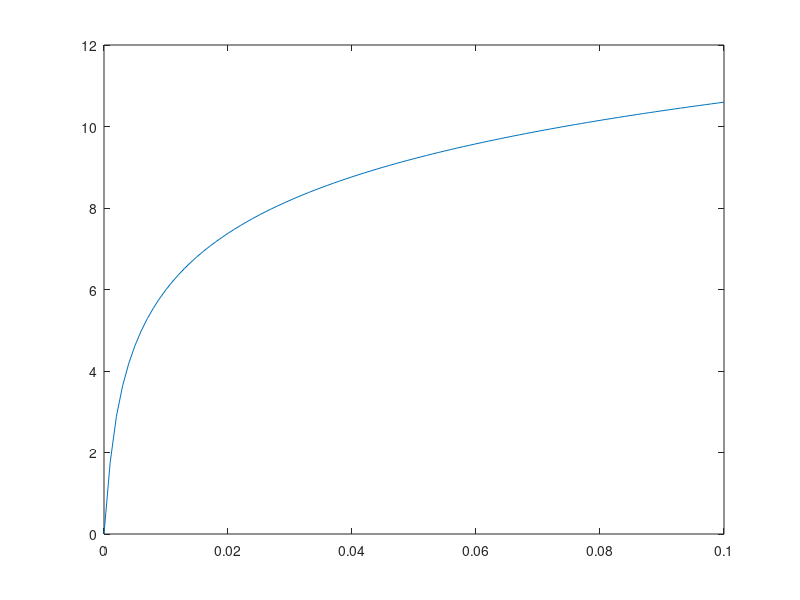
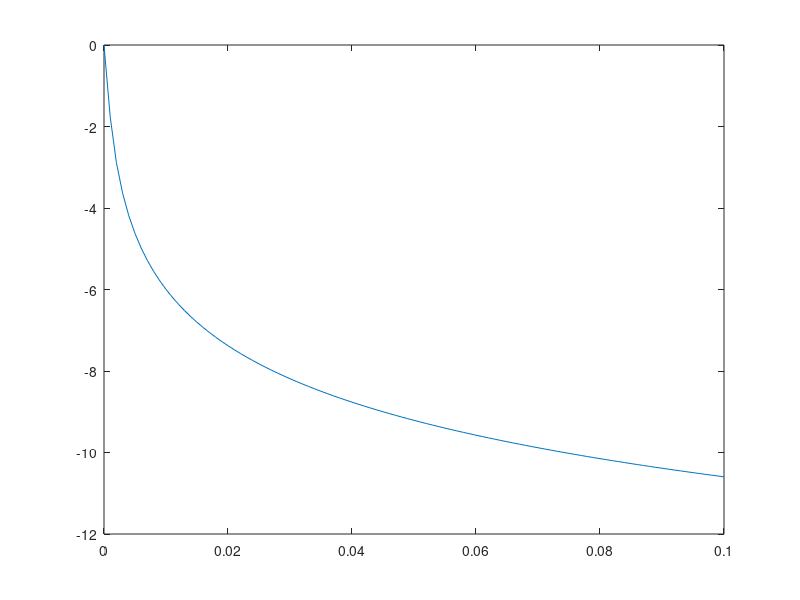
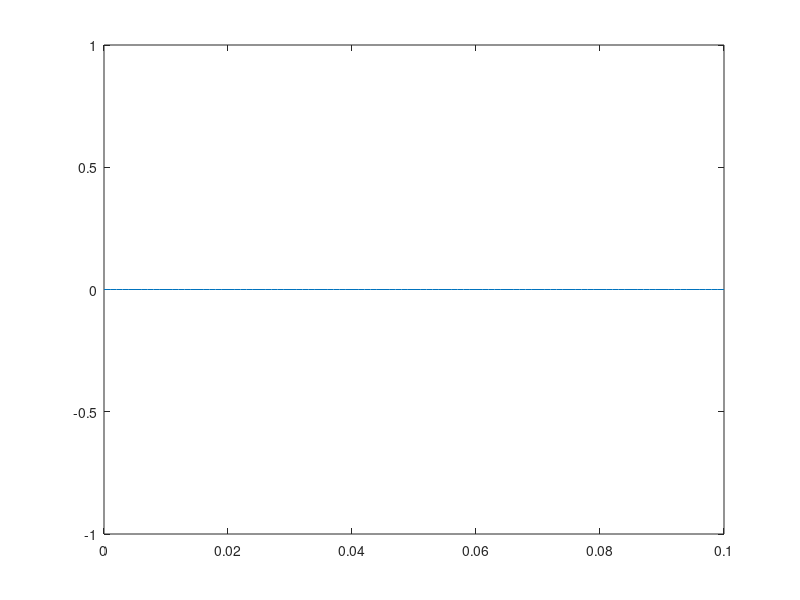

Recreate these plots in MATLAB, in order.
close all; clear; clc;
%%
x = linspace(0, 0.1, 101);
a = 1.0E-3;

figure()
plot(x, log((sqrt(a^2+x.^2)+x)./(sqrt(a^2+x.^2)-x)))

figure()
plot(x, log((sqrt(a^2+x.^2)-x)./(sqrt(a^2+x.^2)+x)))

figure()
plot(x, log((sqrt(a^2+x.^2)-x)./(sqrt(a^2+x.^2)-x)))